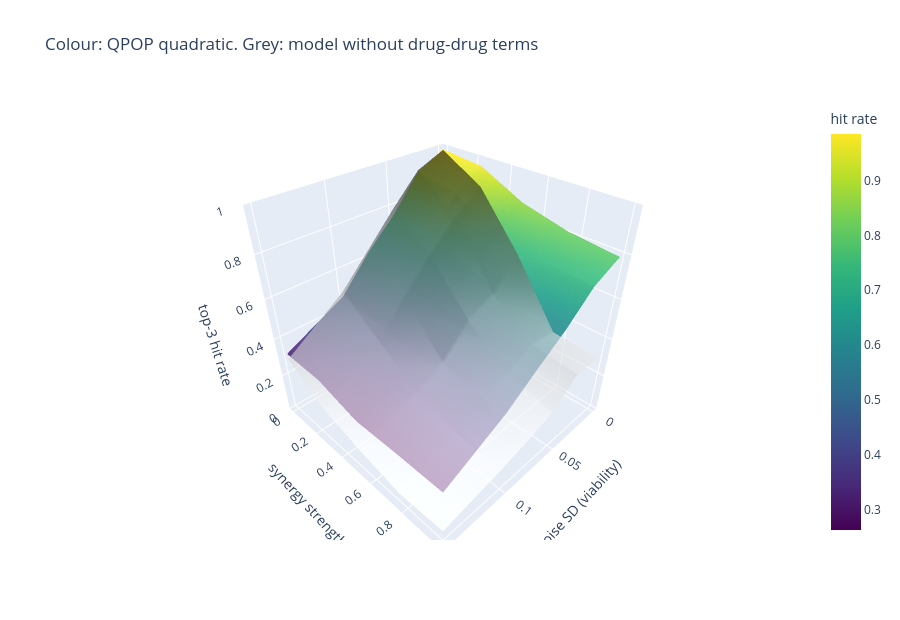

Write notebook code for a chart like this one.
### Markdown cell above
## 1. Top-3 hit rate: is the true best doublet among the three QPOP would report? (rotate)

### Code cell
fig = go.Figure()
fig.add_trace(go.Surface(x=NOISE, y=SYN, z=RES[..., 0, 1], colorscale="Viridis", opacity=0.9, name="QPOP quadratic",
                         colorbar=dict(title="hit rate")))
fig.add_trace(go.Surface(x=NOISE, y=SYN, z=RES[..., 1, 1], colorscale="Greys", opacity=0.6, showscale=False,
                         name="no interactions"))
fig.update_layout(scene=dict(xaxis_title="noise SD (viability)", yaxis_title="synergy strength",
                             zaxis_title="top-3 hit rate", zaxis=dict(range=[0, 1])),
                  title="Colour: QPOP quadratic. Grey: model without drug-drug terms", height=620)
fig

### Figure 1 — Plotly figure (JSON) as saved in the notebook; plotly's stock layout.template omitted (floating-point values rounded to 4 significant figures)
{"data": [{"colorbar": {"title": {"text": "hit rate"}}, "colorscale": [[0.0, "#440154"], [0.1111, "#482878"], [0.2222, "#3e4989"], [0.3333, "#31688e"], [0.4444, "#26828e"], [0.5556, "#1f9e89"], [0.6667, "#35b779"], [0.7778, "#6ece58"], [0.8889, "#b5de2b"], [1.0, "#fde725"]], "name": "QPOP quadratic", "opacity": 0.9, "type": "surface", "x": [0.0, 0.025, 0.05, 0.075, 0.1, 0.15], "y": [0.0, 0.25, 0.5, 0.75, 1.0], "z": [[0.985, 0.92, 0.76, 0.63, 0.4725, 0.3225], [0.965, 0.8875, 0.74, 0.5925, 0.4475, 0.32], [0.8675, 0.7475, 0.67, 0.5125, 0.4125, 0.2625], [0.815, 0.7325, 0.625, 0.5, 0.41, 0.27], [0.79, 0.73, 0.6125, 0.5175, 0.4175, 0.2725]]}, {"colorscale": [[0.0, "rgb(255,255,255)"], [0.125, "rgb(240,240,240)"], [0.25, "rgb(217,217,217)"], [0.375, "rgb(189,189,189)"], [0.5, "rgb(150,150,150)"], [0.625, "rgb(115,115,115)"], [0.75, "rgb(82,82,82)"], [0.875, "rgb(37,37,37)"], [1.0, "rgb(0,0,0)"]], "name": "no interactions", "opacity": 0.6, "showscale": false, "type": "surface", "x": [0.0, 0.025, 0.05, 0.075, 0.1, 0.15], "y": [0.0, 0.25, 0.5, 0.75, 1.0], "z": [[0.9825, 0.9275, 0.79, 0.6425, 0.495, 0.2925], [0.8725, 0.78, 0.6525, 0.5025, 0.345, 0.16], [0.6225, 0.4825, 0.4175, 0.275, 0.205, 0.095], [0.315, 0.33, 0.265, 0.22, 0.135, 0.045], [0.295, 0.305, 0.1925, 0.1475, 0.1125, 0.055]]}], "layout": {"height": 620, "scene": {"xaxis": {"title": {"text": "noise SD (viability)"}}, "yaxis": {"title": {"text": "synergy strength"}}, "zaxis": {"range": [0, 1], "title": {"text": "top-3 hit rate"}}}, "title": {"text": "Colour: QPOP quadratic. Grey: model without drug-drug terms"}}}
